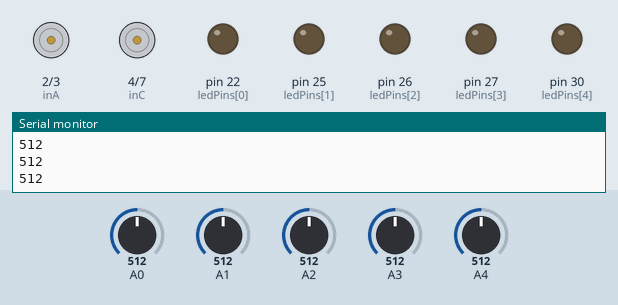
Recording of a sketch running on a simulated Arduino Mega 2560, built with avr-gcc and run on an emulated ATmega2560. Parts: motor-driver pin pairs drawn as motors (green arrow = first pin HIGH = forward, orange = second pin HIGH = backward, longer = more drive, scaled by the enable pin), output pins drawn as LEDs (lit = HIGH), the last lines printed to the serial monitor. Inputs (shaded band) come from the test bench; at power-on: A0 = 512, A2 = 512, A4 = 512, A1 = 512, A3 = 512.

Above: at 1.2 s.
1.3 s: A0 set to 485
At 2.2 s:
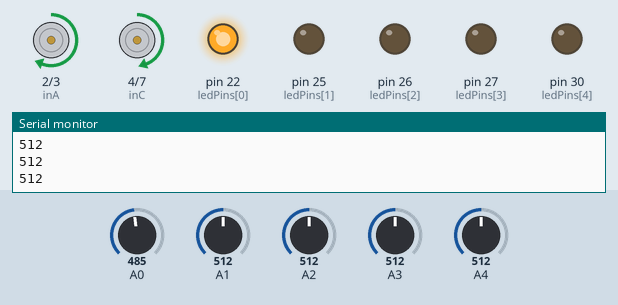
3.0 s: A2 set to 489
At 4.5 s:
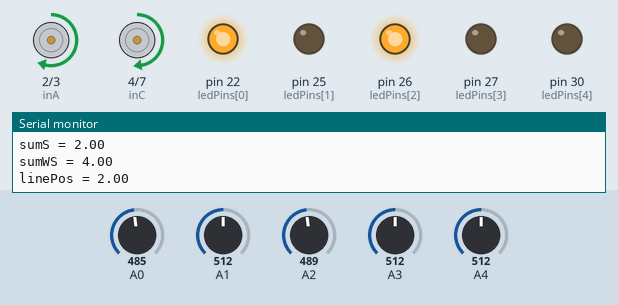
4.8 s: A4 set to 491
At 5.6 s:
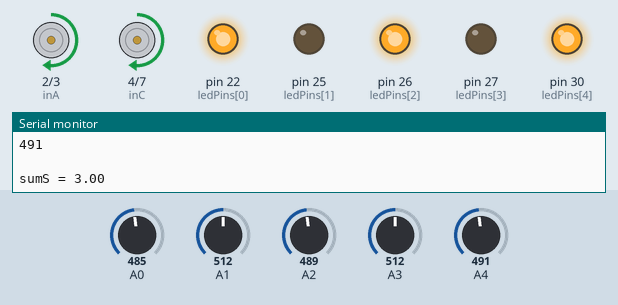
6.5 s: A1 set to 306
At 7.8 s:
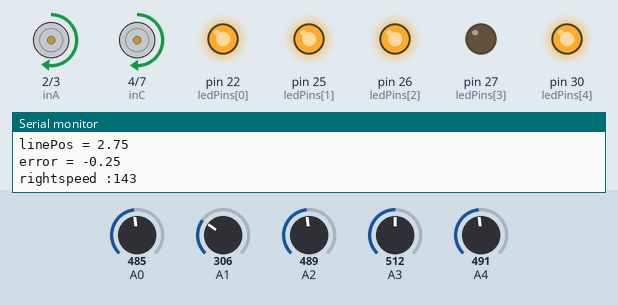
8.2 s: A3 set to 90
At 9.5 s:
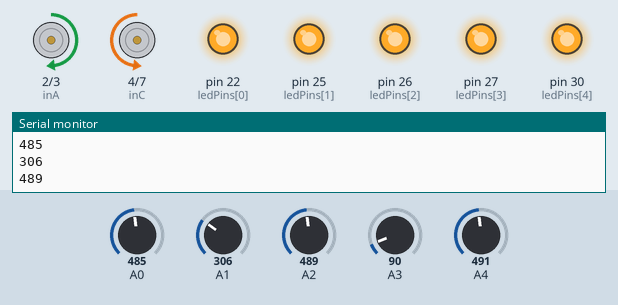
9.8 s: A4 set to 716
At 10.5 s:
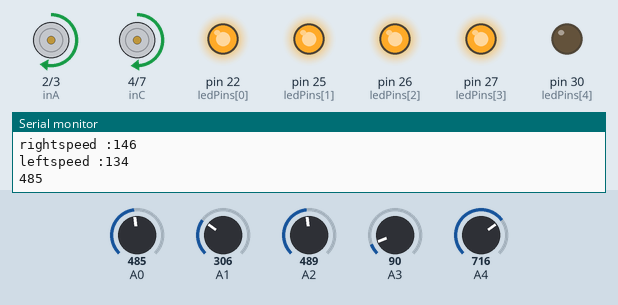
Timing chart, 0 to 12.5 s (numbered marks = the images above; inputs shaded):
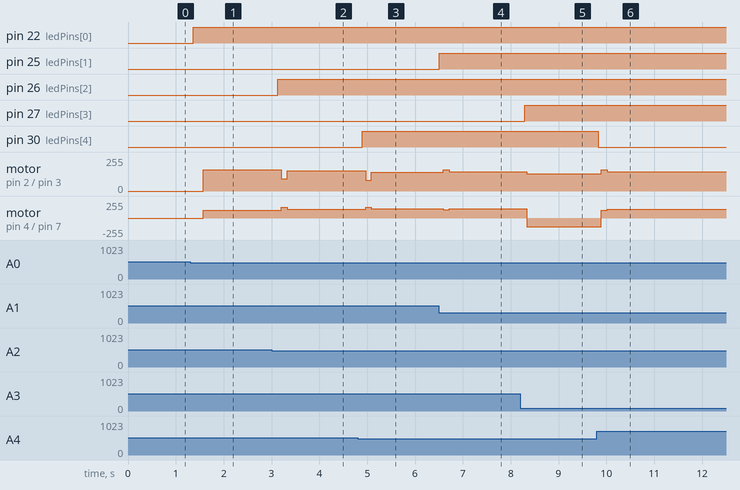

Measured:
- the behaviour switches between 501 and 500 on A0 (found by bisection; images 0 and 1)
- the behaviour switches between 501 and 500 on A2 (found by bisection; images 1 and 2)
- the behaviour switches between 501 and 500 on A4 (found by bisection; images 2 and 3)
- after the input at 1.3 s, pin 22 (ledPins[0]): LOW → HIGH after 0.06 s; motor on pin 2 (inA) / pin 3 (inB): stopped → forward 160/255 after 0.27 s; motor on pin 4 (inC) / pin 7 (inD): stopped → forward 116/255 after 0.27 s
- after the input at 3.0 s, pin 26 (ledPins[2]): LOW → HIGH after 0.13 s; motor on pin 2 (inA) / pin 3 (inB): forward 160/255 → forward 92/255 after 0.20 s, → forward 152/255 0.12 s later; motor on pin 4 (inC) / pin 7 (inD): forward 116/255 → forward 160/255 after 0.20 s, → forward 128/255 0.12 s later
- after the input at 4.8 s, pin 30 (ledPins[4]): LOW → HIGH after 0.10 s; motor on pin 2 (inA) / pin 3 (inB): forward 152/255 → forward 80/255 after 0.16 s, → forward 140/255 0.12 s later; motor on pin 4 (inC) / pin 7 (inD): forward 128/255 → forward 160/255 after 0.16 s, → forward 140/255 0.12 s later
- after the input at 6.5 s, pin 25 (ledPins[1]): LOW → HIGH at once; motor on pin 2 (inA) / pin 3 (inB): forward 140/255 → forward 158/255 after 0.09 s, → forward 143/255 0.13 s later; motor on pin 4 (inC) / pin 7 (inD): forward 140/255 → forward 122/255 after 0.09 s, → forward 137/255 0.13 s later
- after the input at 8.2 s, pin 27 (ledPins[3]): LOW → HIGH after 0.09 s; motor on pin 2 (inA) / pin 3 (inB): forward 143/255 → forward 130/255 after 0.13 s; motor on pin 4 (inC) / pin 7 (inD): forward 137/255 → backward 130/255 after 0.13 s
- after the input at 9.8 s, pin 30 (ledPins[4]): HIGH → LOW at once; motor on pin 2 (inA) / pin 3 (inB): forward 130/255 → forward 160/255 after 0.09 s, → forward 146/255 0.13 s later; motor on pin 4 (inC) / pin 7 (inD): backward 130/255 → forward 119/255 after 0.09 s, → forward 134/255 0.13 s later

The sketch:

PID_LFR.ino
```cpp
#define   inA         2
#define   inB         3
#define   inC         4
#define   inD         7
#define   enA         5
#define   enB         6

int leftBaseSpeed   = 140;
int rightBaseSpeed  = 140;
int maxSpeed        = 160;
long int check;

#define NUM_SENSORS   5

int thresholds[NUM_SENSORS] = {500, 500, 500,  500, 500};
int ledPins[5]              = {22, 25, 26, 27, 30};
int sensorValues[NUM_SENSORS], sValues[NUM_SENSORS], lastSensor;

float kp  = 12.0;
float kd  = 60.0;
float ki  = 0.0;
float prevError;

void setup()
{
  motorInit();
  otherInit();
}

void loop()
{
  lineFollow();
}

void motorInit()
{
  pinMode(inA, OUTPUT);
  pinMode(inB, OUTPUT);
  pinMode(inC, OUTPUT);
  pinMode(inD, OUTPUT);
  pinMode(enA, OUTPUT);
  pinMode(enB, OUTPUT);
  digitalWrite(inA, HIGH);
  digitalWrite(inB, HIGH);
  digitalWrite(inC, HIGH);
  digitalWrite(inD, HIGH);
}

void otherInit()
{
  for (int i = 0; i < 5; i++) pinMode(ledPins[i], OUTPUT);
  lastSensor = 0;
  prevError = 0;
  Serial.begin(9600);
}


void lineFollow()
{
  double error, delSpeed;
  float P, D,I;

  error = readSensor();
  Serial.print("error = ");
  Serial.println(error);
  if (error == 420)
  {
    //If previously left sensor was on the line, turn left
    if (lastSensor == 1) wheel(-130,130);
    //Else if the previously right sensor on the line, turn right
    else if (lastSensor == 2) wheel(130,-130);
  }

  else
  {
    //Calculate P I D
    P = kp * error;
    I = ki * (I+error);
    D = kd * (error - prevError);
    delSpeed = (P + I + D);

    wheel((leftBaseSpeed + delSpeed), (rightBaseSpeed- delSpeed));
    if ((error - prevError) != 0) delay(5);
    prevError = error;
  }
}


float readSensor()
{
  for (int i = 0; i < NUM_SENSORS; i++)
  {
    sensorValues[i] = analogRead(i);
    Serial.println(sensorValues[i]);
    if (sensorValues[i] > thresholds[i])
    {
      sValues[i] = 0;
      digitalWrite(ledPins[i], LOW);
      //Serial.print(sValues[i]);
    }
    else
    {
      sValues[i] = 1;
      digitalWrite(ledPins[i], HIGH);
    //  Serial.print(sValues[i]);
    }
  }
  Serial.println("   ");


  float sumS, sumWS;
  float linePos, error;
  sumS = sValues[0] + sValues[1] + sValues[2] + sValues[3] + sValues[4];
       Serial.print("sumS = ");
   Serial.println(sumS);
  if (sumS == 5)
  {
    return 420;
  }
else if(sumS==0)
{
  check++;
  if(check>100){
  wheel(0,0);
  while(1);
  }
}
  sumWS = (sValues[0] * 1 + sValues[1] * 2 + sValues[2] * 3 + sValues[3] * 4 + sValues[4] * 5);
     Serial.print("sumWS = ");
   Serial.println(sumWS);
  linePos = (sumWS / sumS);
     Serial.print("linePos = ");
   Serial.println(linePos);
  error = linePos - 3;
  if (sValues[4] == 0) lastSensor = 1;
  else if (sValues[0] == 0) lastSensor = 2;
  return error;
}


void wheel(int leftSpeed, int rightSpeed)
{

  if ( leftSpeed == 0)
  {
    digitalWrite(inC, HIGH);
    digitalWrite(inD, HIGH);
  }
  if ( leftSpeed > 0)
  {
    digitalWrite(inC, HIGH);
    digitalWrite(inD, LOW);
  }
  else if ( leftSpeed < 0)
  {
    digitalWrite(inC, LOW);
    digitalWrite(inD, HIGH);
  }


  if ( rightSpeed == 0)
  {
    digitalWrite(inA, HIGH);
    digitalWrite(inB, HIGH);
  }
  if ( rightSpeed > 0)
  {
    digitalWrite(inA, HIGH);
    digitalWrite(inB, LOW);
  }
  else if ( rightSpeed < 0)
  {
    digitalWrite(inA, LOW);
    digitalWrite(inB, HIGH);
  }
  if (abs(leftSpeed) > maxSpeed) leftSpeed = maxSpeed;
  if (abs(rightSpeed) > maxSpeed) rightSpeed = maxSpeed;

  analogWrite(enA, abs(rightSpeed));
  analogWrite(enB, abs(leftSpeed));
 Serial.print("rightspeed :");
Serial.println(rightSpeed);
Serial.print("leftspeed :");
Serial.println(leftSpeed);
}
```
